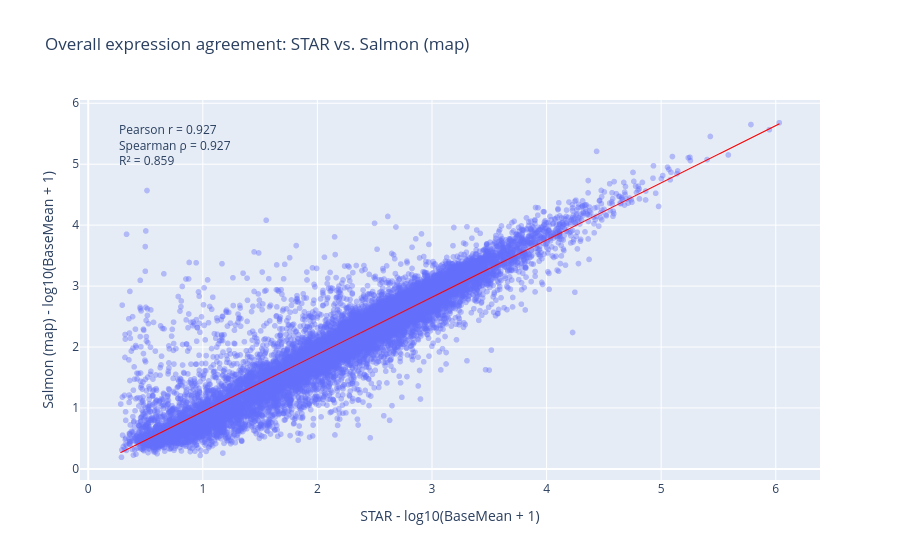

The notebook cell saved with this chart:
### Markdown cell above
STAR + featureCounts vs Salmon_map

### Code cell
x = merged_bm["log10_baseMean_STAR"]
y = merged_bm["log10_baseMean_Salmon_map"]

pearson_r, _ = pearsonr(x, y)
spearman_r, _ = spearmanr(x, y)
r2 = pearson_r ** 2

fig = px.scatter(
    merged_bm,
    x="log10_baseMean_STAR",
    y="log10_baseMean_Salmon_map",
    opacity=0.4,
    trendline="ols",
    hover_name="transcript_id",
    labels={
        "log10_baseMean_STAR": "STAR - log10(BaseMean + 1)",
        "log10_baseMean_Salmon_map": "Salmon (map) - log10(BaseMean + 1)"
    },
    title="Overall expression agreement: STAR vs. Salmon (map)",
)

fig.add_annotation(
    x=0.05,
    y=0.95,
    xref="paper",
    yref="paper",
    showarrow=False,
    align="left",
    text=(
        f"Pearson r = {pearson_r:.3f}<br>"
        f"Spearman ρ = {spearman_r:.3f}<br>"
        f"R² = {r2:.3f}"
    )
)


fig.update_traces(
    line=dict(color="red", width=1),
    selector=dict(mode="lines")
)

fig.show()

print("STAR vs Salmon (map)")
print(f"  Pearson r  = {pearson_r:.3f}")
print(f"  Spearman ρ = {spearman_r:.3f}")
print(f"  R²         = {r2:.3f}\n")

### Figure 1 — Plotly figure (JSON) as saved in the notebook; plotly's stock layout.template omitted (floating-point values rounded to 4 significant figures; data arrays with more than 128 entries replaced by an {"elided": "..."} marker saying what was removed)
{"data": [{"hovertemplate": "<b>%{hovertext}</b><br><br>STAR - log10(BaseMean + 1)=%{x}<br>Salmon (map) - log10(BaseMean + 1)=%{y}<extra></extra>", "hovertext": {"elided": "14840 str values"}, "legendgroup": "", "marker": {"color": "#636efa", "opacity": 0.4, "symbol": "circle"}, "mode": "markers", "name": "", "showlegend": false, "type": "scattergl", "x": {"elided": "14840 float values"}, "xaxis": "x", "y": {"elided": "14840 float values"}, "yaxis": "y"}, {"hovertemplate": "<b>OLS trendline</b><br>log10_baseMean_Salmon_map = 0.938492 * log10_baseMean_STAR + 0.00146537<br>R<sup>2</sup>=0.858570<br><br>STAR - log10(BaseMean + 1)=%{x}<br>Salmon (map) - log10(BaseMean + 1)=%{y} <b>(trend)</b><extra></extra>", "legendgroup": "", "line": {"color": "red", "width": 1}, "marker": {"color": "#636efa", "symbol": "circle"}, "mode": "lines", "name": "", "showlegend": false, "type": "scattergl", "x": {"elided": "14840 float values"}, "xaxis": "x", "y": {"elided": "14840 float values"}, "yaxis": "y"}], "layout": {"annotations": [{"align": "left", "showarrow": false, "text": "Pearson r = 0.927<br>Spearman ρ = 0.927<br>R² = 0.859", "x": 0.05, "xref": "paper", "y": 0.95, "yref": "paper"}], "legend": {"tracegroupgap": 0}, "title": {"text": "Overall expression agreement: STAR vs. Salmon (map)"}, "xaxis": {"anchor": "y", "domain": [0, 1], "title": {"text": "STAR - log10(BaseMean + 1)"}}, "yaxis": {"anchor": "x", "domain": [0, 1], "title": {"text": "Salmon (map) - log10(BaseMean + 1)"}}}}
